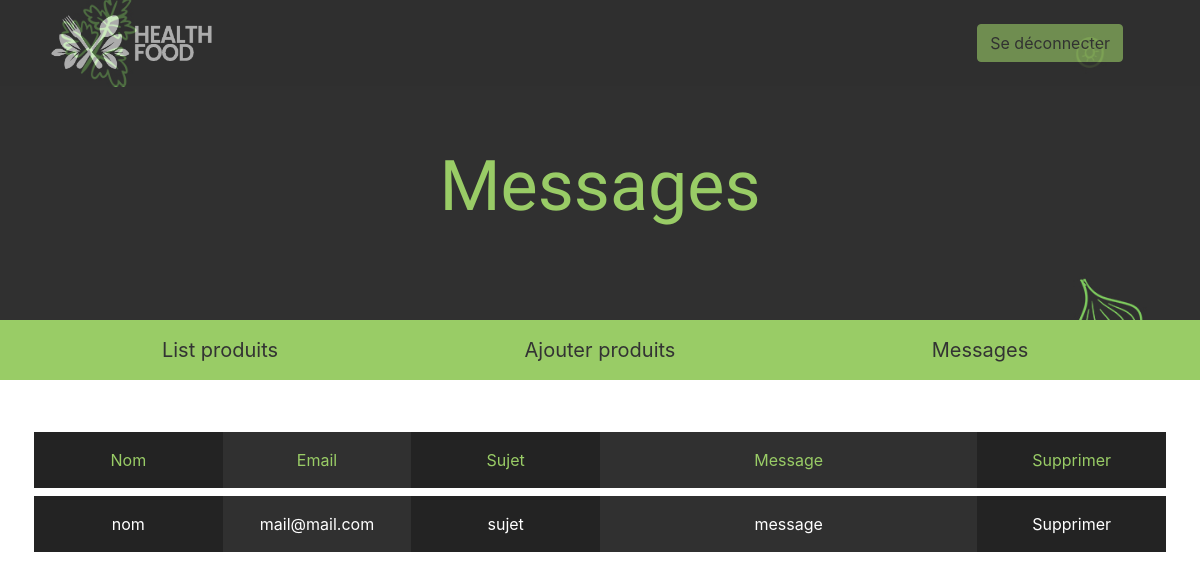
/admin/messages/index.php (signed in), run on the app's committed database.
### tables this page shows
CREATE TABLE `davy_messages` (
  `id` bigint(20) NOT NULL,
  `nom` varchar(255) DEFAULT NULL,
  `mail` varchar(255) DEFAULT NULL,
  `sujet` varchar(255) DEFAULT NULL,
  `message` text DEFAULT NULL
);

### admin/messages/list-messages.php (the view, shortened to what this page needs)
<div class="container my-5 color_white">
    <div class="row text-center p-1 color_green">
        <p class="col-sm-2 size_s fond_noir2 m-0 p-3">Nom</p>
        <p class="col-sm-2 size_s fond_noir m-0 p-3">Email</p>
        <p class="col-sm-2 size_s fond_noir2 m-0 p-3">Sujet</p>
        <p class="col-sm-4 size_s fond_noir m-0 p-3">Message</p>
        <p class="col-sm-2 size_s fond_noir2 m-0 p-3">Supprimer</p>
    </div>
    <?php
    $result = $pdo->query("SELECT * FROM davy_messages");
    while($message = $result->fetch(PDO::FETCH_ASSOC)){
        echo '
        <div class="row text-center p-1">';
        echo '
            <p class="col-sm-2 size_s fond_noir2 m-0 p-3">' . $message["nom"] . '</p>';
        echo '
            <p class="col-sm-2 size_s fond_noir m-0 p-3">' . $message["mail"] . '</p>';
        echo '
            <p class="col-sm-2 size_s fond_noir2 m-0 p-3">' . $message["sujet"] . '</p>';
        echo '
            <p class="col-sm-4 size_s fond_noir m-0 p-3">' . $message["message"] . '</p>';
        echo '
            <a href="?delete=' . $message["id"] . '" class="col-sm-2 size_s fond_noir2 m-0 p-3 color_white">Supprimer</a>';
        echo '
        </div>';
    }?>
</div>

### css/style.css (style rules this page uses)
body { margin: 0px; }
body { color: #333333; }
.color_green { color: #99cc66; }
.color_white { color: white; }
p { font-size: 25px; }
.size_s { font-size: 1rem; }
.fond_noir { background-color: #303030; }
.fond_noir2 { background-color: #232323; }

### data on the page
davy_messages: nom "nom", mail "mail@mail.com", sujet "sujet", message "message"

### other printed values
$title_header "Messages"
